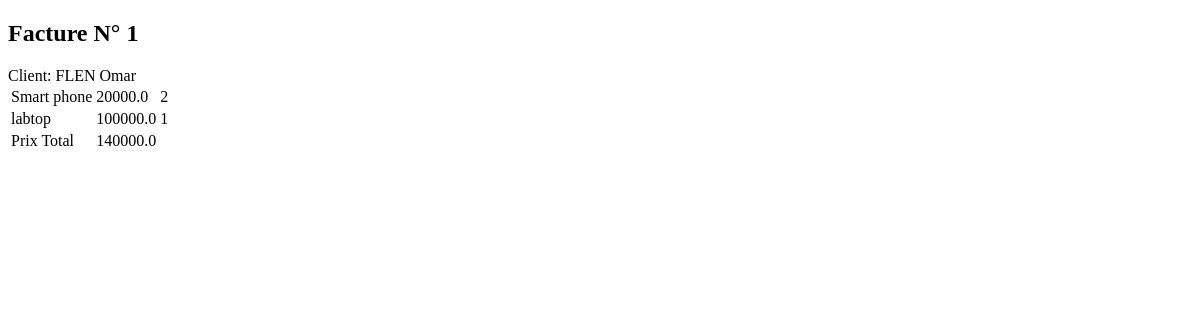
Page /bill/facture_detail/1/ on the earlier database version.
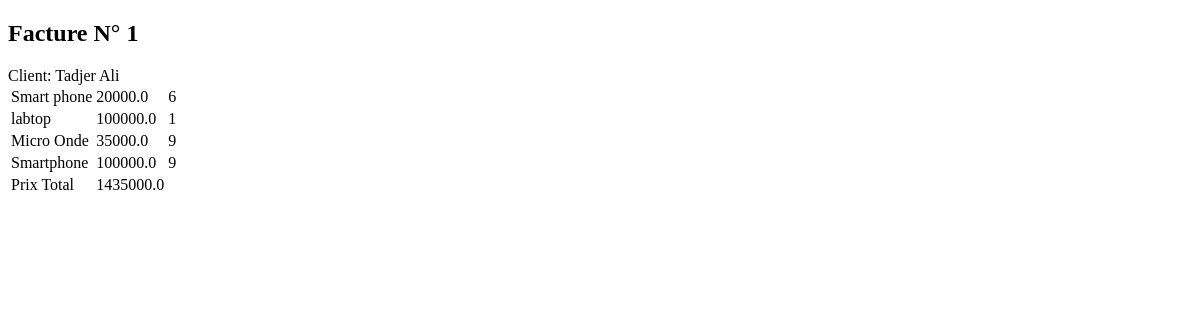
Same page on the later database version.
### Bill/models.py (models this page shows, shortened)
class Facture(models.Model):
    client = models.ForeignKey(Client, on_delete=models.CASCADE)
    date = models.DateField(default=utils.timezone.now)
    def total(self):
        total = 0.0
        for i in self.lignes.all():
            total += i.qte * i.produit.prix
        return total

class Client(models.Model):
    SEXE = (
        ('M', 'Masculin'),
        ('F', 'Feminin')
    )
    nom = models.CharField(max_length=50, null=True, blank=True)
    prenom = models.CharField(max_length=50, null=True, blank=True)
    adresse = models.TextField(null=True, blank=True)
    tel = models.CharField(max_length=10, null=True, blank=True)
    sexe = models.CharField(max_length=1, choices=SEXE)
    def __str__(self):
        return self.nom + ' ' + self.prenom

class LigneFacture(models.Model):
    produit = models.ForeignKey(Produit, on_delete=models.CASCADE,related_name='facture')
    qte = models.IntegerField(default=1)
    facture = models.ForeignKey(
        Facture, on_delete=models.CASCADE, related_name='lignes')
    class Meta:
        constraints = [
            models.UniqueConstraint(
                fields=['produit', 'facture'], name="produit-facture")
        ]

class Produit(models.Model):
    designation = models.CharField(max_length=50)
    prix = models.FloatField(default=0)
    category = models.ForeignKey(Category, null=True, on_delete=models.SET_NULL)
    fournisseur = models.ForeignKey(Fournisseur, on_delete=models.CASCADE, blank=True, null=True,
                                    related_name='products')

### Bill/views.py (the view)
def facture_detail_view(request, pk):
    facture = get_object_or_404(Facture, id=pk)
    context = {}
    context['facture'] = facture
    return render(request, 'bill/facture_detail.html', context)

### Bill/templates/bill/facture_detail.html (shortened to what this page needs)
<!DOCTYPE HTML>
<html>
  <head>
  </head>
  <body>
  <h2>Facture N° {{ facture.id }}</h2>
  Client: {{ facture.client }}
  <table>
  {% for ligne in facture.lignes.all %}
  	<tr>
  		<td>{{ ligne.produit.designation }}</td>
  		<td>{{ ligne.produit.prix }}</td>
  		<td>{{ ligne.qte }}</td>
  	</tr>
  {% endfor %}
     <tr>
       <td>Prix Total</td>
       <td>{{ facture.total }}</td>
     </tr>
  </table>
  </body>
</html>

Differences in the rows shown:
changed Facture id 1: client "FLEN Omar" → "Tadjer Ali"; total "140000.0" → "1435000.0"
changed LigneFacture "Smart phone": qte "2" → "6"
added LigneFacture: produit.designation "Micro Onde", produit.prix "35000.0", qte "9"
added LigneFacture: produit.designation "Smartphone", produit.prix "100000.0", qte "9"
